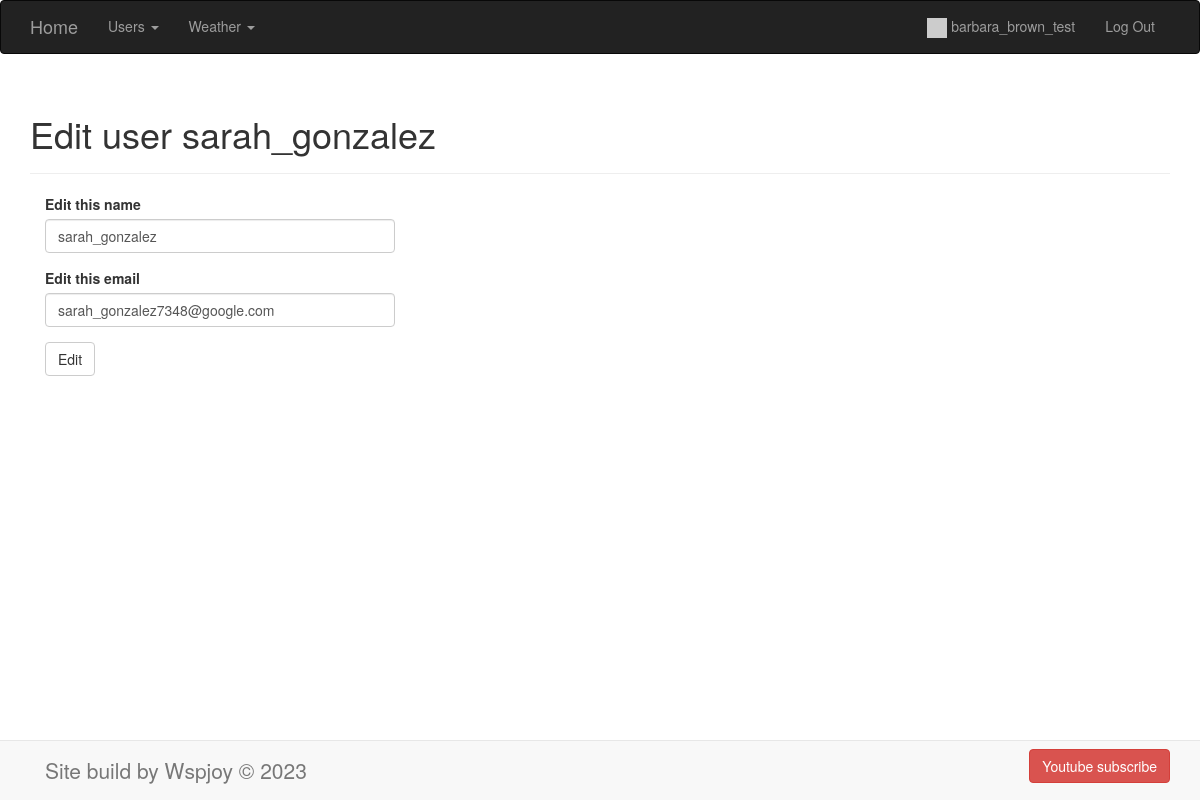
The app's page /email/edit/3 (signed in) with its own data.
### app/auth/models.py (models this page shows, shortened)
class User(BaseModel, UserMixin):
    name = CharField(max_length=100)
    email = CharField(max_length=150, unique=True, index=True)
    password_hash = CharField(max_length=128)
    last_visit = DateTimeField(default=datetime.datetime.now)
    role = ForeignKeyField(Role, backref='users')
    profile = ForeignKeyField(Profile)
    @property
    def password(self):
        raise AttributeError('password is not a readable attribute')

### app/main/routes.py (the view)
@main.route('/email/edit/<int:user_id>')
@login_required
def edit_email(user_id):
    if not check_permissions(current_user):
        flash('You don\'t have access to edit this item.', 'error')
        return redirect(url_for('main.index'))
    user = User.select().where(User.id == user_id).first()
    if not user:
        flash(f'User with id: {user_id} not found.')
        return redirect(url_for('main.index'))
    form = NameForm()
    form.id.data = user.id
    form.id.label.text = ''
    form.name.label.text = 'Edit this name'
    form.email.label.text = 'Edit this email'
    form.name.data = user.name
    form.email.data = user.email
    form.submit.label.text = 'Edit'
    return render_template(
        'main/edit_email.html',
        title=f'Edit user {user.name}',
        form=form
    )

### app/main/forms.py
class NameForm(FlaskForm):
    id = HiddenField('id')
    name = StringField(
        'What is your name?',
        validators=[DataRequired(), Length(3, 100)],
        render_kw={'placeholder': 'Full name'}
    )
    email = EmailField(
        'What is your email?',
        validators=[DataRequired(), Length(10, 150)],
        render_kw={'placeholder': 'Email'}
    )
    submit = SubmitField('Add')

### app/auth/utils.py (called while the page is built)
@login_manager.user_loader
def load_user(user_id):
    return User.select().where(User.id == int(user_id)).first()

def check_permissions(current_user_id: int):
    user = User.select().where(User.id == current_user_id).first()
    if user.role.name != 'admin':
        return False
    return True

### app/templates/main/edit_email.html (shortened to what this page needs)
{% extends '_base.html' %}
{% import "bootstrap/wtf.html" as wtf %}
{% block page_content %}
    <div class="page-header">
        <h1>{{ title }}</h1>
    </div>
    <div class="col-md-4">
        <form action="{{ url_for('main.update_email') }}" method="POST">
            {{ wtf.form_field(form.name) }}
            {{ wtf.form_field(form.email) }}
            {{ wtf.form_field(form.submit) }}
        </form>
    </div>
{% endblock page_content %}

### app/templates/nav/nav_bar_top.html (shortened to what this page needs)
<nav class="navbar navbar-inverse">
  <div class="container">
    <div class="navbar-header">
      <a class="navbar-brand" href="{{ url_for('main.index') }}">Home</a>
    </div>
    <div class="collapse navbar-collapse" id="bs-example-navbar-collapse-1">
      <ul class="nav navbar-nav">
        <li class="dropdown font">
          <a href="#" class="dropdown-toggle" data-toggle="dropdown" role="button" aria-haspopup="true" aria-expanded="false">
              Users <span class="caret"></span></a>
        </li>
      </ul>
      <ul class="nav navbar-nav">
        <li class="dropdown">
          <a href="#" class="dropdown-toggle" data-toggle="dropdown" role="button" aria-haspopup="true" aria-expanded="false">
              Weather <span class="caret"></span></a>
        </li>
      </ul>
        <ul class="nav navbar-nav navbar-right">
            {% if current_user.is_authenticated %}
            <li>
                <a href="{{ url_for('auth.show_profile', user_id=current_user.id) }}">
                    <img src="{{ current_user.profile.avatar }}" alt="avatar" width="20" height="20">
                    {{ current_user.name }}
                </a>
            </li>
            <li><a href="{{ url_for('auth.logout') }}">Log Out</a></li>
            {% else %}
            <li><a href="{{ url_for('auth.login') }}">Log In</a></li>
            <li><a href="{{ url_for('auth.register') }}">Register</a></li>
            {% endif %}
        </ul>
    </div>
  </div>
</nav>

### records on screen
User: name "barbara_brown_test"
User: name "sarah_gonzalez", email "sarah_gonzalez7348@google.com"

### other values on screen
{{ title }} "Edit user sarah_gonzalez"
